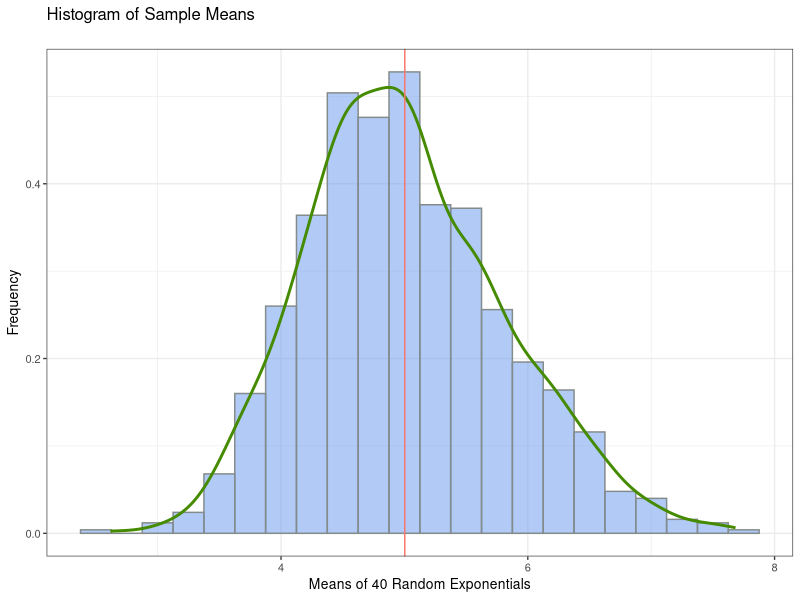
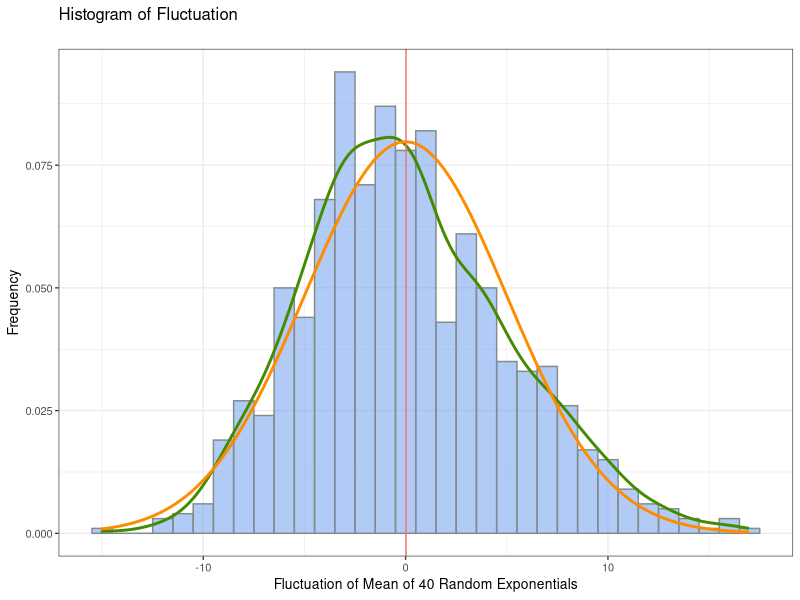
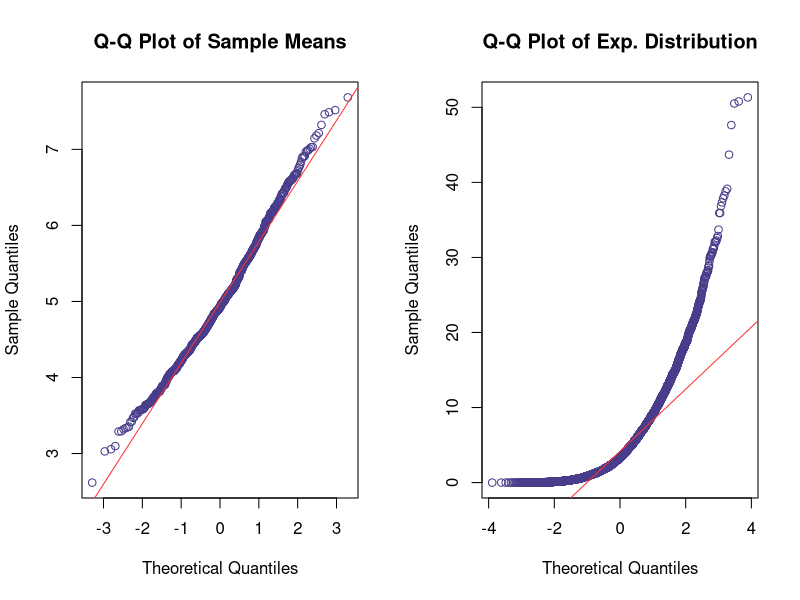
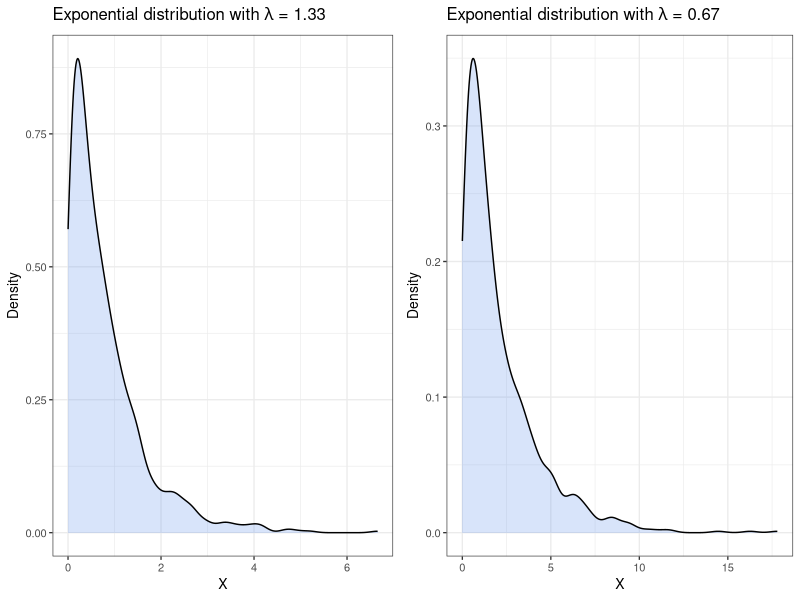

Write R code to recreate these figures, in order.
## ---- chunk 1
suppressMessages(library(ggplot2))
suppressMessages(library(gridExtra))
suppressMessages(library(dplyr))
## ---- chunk 2
lambda <- .2
n <- 40
numSims <- 1000
mu <- 1 / lambda
simulations <- data.frame(t(replicate(numSims, rexp(n, lambda)))) %>%
  mutate(xBar = rowMeans(.), flux = sqrt(n) * (xBar - mu))
## ---- chunk 3
ggplot(simulations, aes(x=xBar)) +
  ggtitle("Histogram of Sample Means\n") +
  labs(x = "Means of 40 Random Exponentials", y = "Frequency") +
  geom_histogram(aes(y = ..density..), col = "azure4", fill = "cornflowerblue", alpha = .5, binwidth = .25) +
  geom_density(color = "chartreuse4", size = 1) +
  geom_vline(aes(xintercept = mean(xBar), color = "firebrick"), show.legend = FALSE) +
  theme_bw(base_size = 10)
## ---- chunk 4
sampleMean <- mean(simulations$xBar)
data.frame(Mean = c(sampleMean, mu), row.names = c("Sample", "Theoretical"))
## ---- chunk 5
sigmaSq <- (1 / (lambda^2)) / n
sampleVariance <- var(simulations$xBar)
data.frame(Variance = c(sampleVariance, sigmaSq), row.names = c("Sample", "Theoretical"))
## ---- chunk 6
ggplot(simulations, aes(x=flux)) +
  ggtitle("Histogram of Fluctuation\n") +
  labs(x = "Fluctuation of Mean of 40 Random Exponentials", y = "Frequency") +
  geom_histogram(aes(y = ..density..), col = "azure4", fill = "cornflowerblue", alpha = .5, binwidth = 1) +
  geom_density(color = "chartreuse4", size = 1) +
  stat_function(fun = dnorm, color = "darkorange", size = 1, args = list(mean = 0, sd = 5)) +
  geom_vline(aes(xintercept = mean(flux), color = "firebrick"), show.legend = FALSE) +
  theme_bw(base_size = 10)
## ---- chunk 7
fluxMean <- mean(simulations$flux)
fluxSd <- sd(simulations$flux)
data.frame(Value = c(fluxMean, fluxSd), row.names = c("Mean", "Standard Deviation"))
## ---- chunk 8
bigSim <- rexp(10000, .2)
par(mfrow=c(1,2))
qqnorm(y = simulations$xBar, col = "darkslateblue", main = "Q-Q Plot of Sample Means")
qqline(y = simulations$xBar, col = "firebrick1")
qqnorm(y = bigSim, col = "darkslateblue", main = "Q-Q Plot of Exp. Distribution")
qqline(y = bigSim, col = "firebrick1")
## ---- chunk 9
ex1 <- data.frame(val = rexp(1000, 1.33))
ex1Plot <-  ggplot(ex1, aes(x=val)) + 
  geom_density(col = "black", fill = "cornflowerblue", alpha = .25) +
  ggtitle(expression(paste("Exponential distribution with ", lambda, " = 1.33"))) +
  labs(x = "X", y = "Density") +
  theme_bw(base_size = 10)

ex2 <- data.frame(val = rexp(1000, .5))
ex2Plot <-  ggplot(ex2, aes(x=val)) + 
  geom_density(col = "black", fill = "cornflowerblue", alpha = .25) +
  ggtitle(expression(paste("Exponential distribution with ", lambda, " = 0.67"))) +
  labs(x = "X", y = "Density") +
  theme_bw(base_size = 10)

grid.arrange(ex1Plot, ex2Plot, nrow=1, ncol=2)
